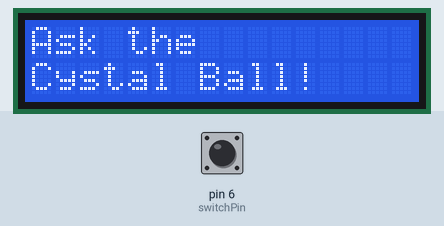
A sketch run on a simulated Arduino Uno, built with avr-gcc and run on an emulated ATmega328P. Shown: 16×2 character LCD. The inputs (shaded band) are chosen by the test bench; at power-on: pin 6 (switchPin) LOW. Random numbers use the default seed unless the sketch sets one.

Above: at 1.2 s.
1.3 s: pin 6 (switchPin) pulled HIGH for 0.15 s
At 1.9 s:
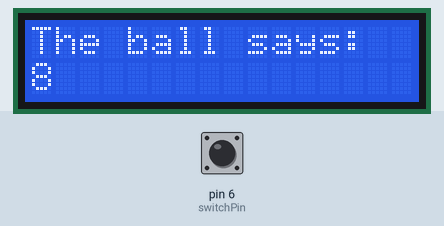
2.9 s: pin 6 (switchPin) pulled HIGH for 1 s
At 4.4 s:
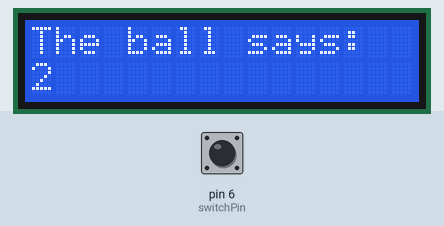
Timing chart, 0 to 5.9 s (numbered marks = the images above; inputs shaded):
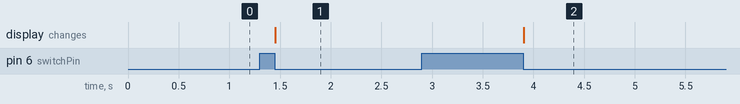

The sketch:

LCD.ino
```cpp
#include<LiquidCrystal.h>
LiquidCrystal lcd(12,11,5,4,3,2);
const int switchPin=6;
int switchState=0;
int prevSwitchState=0;
int reply;
void setup(){
  lcd.begin(16,2);
  pinMode(switchPin,INPUT);
  lcd.print("Ask the");
  lcd.setCursor(0,1);
  lcd.print("Cystal Ball!");
}
void loop(){
  switchState=digitalRead(switchPin);
  if(switchState!=prevSwitchState){
    if(switchState==LOW){
      reply=random(8);
      lcd.clear();
      lcd.setCursor(0,0);
      lcd.print("The ball says:");
      lcd.setCursor(0,1);
      switch(reply){
        case 0:
          lcd.print("1");
          break;
        case 1:
          lcd.print("2");
          break;
        case 2:
          lcd.print("3");
          break;
        case 3:
          lcd.print("4");
          break;
        case 4:
          lcd.print("5");
          break;
        case 5:
          lcd.print("6");
          break;
        case 6:
          lcd.print("7");
          break;
        case 7:
          lcd.print("8");
          break;
      }
    }
  }
  prevSwitchState=switchState;
}
```

Measured:
- after the input at 1.3 s, the display: changes after 0.15 s (image 1)
- after the input at 2.9 s, the display: changes after 1.0 s (image 2)
